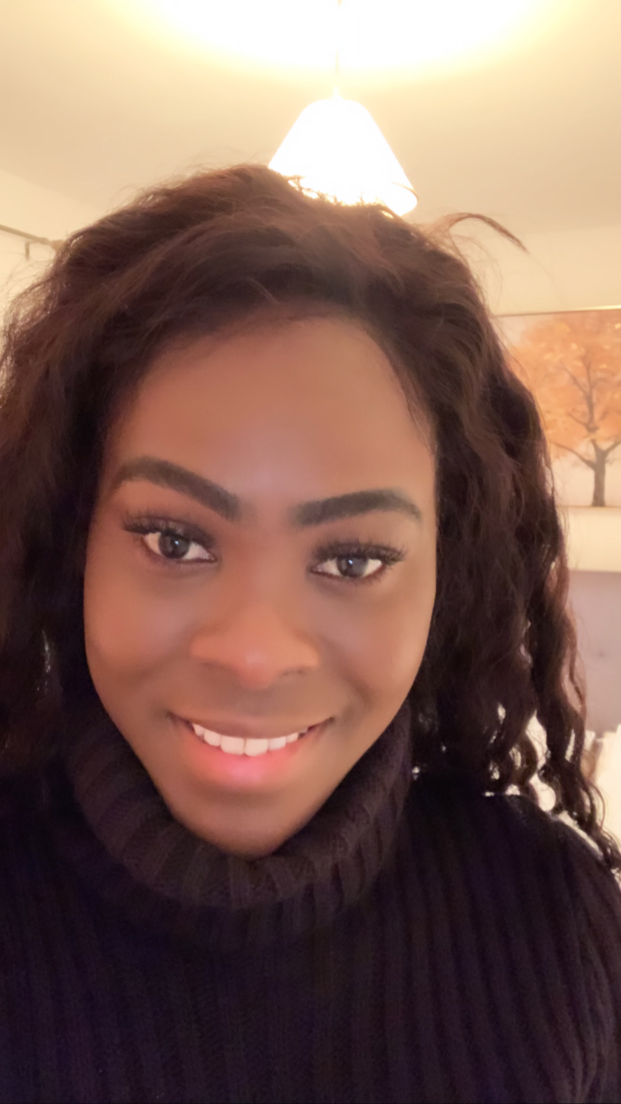
#> input picture Rosie.JPG, 1242 x 2208 px (shown at 1/2 size)
$ python getting_image_functions.py
#> lines starting #> are read from the running program, lines starting #| are printed output that depends on the picture
import numpy as np
import cv2

# how to read an image
img = cv2.imread('Rosie.JPG', 0)
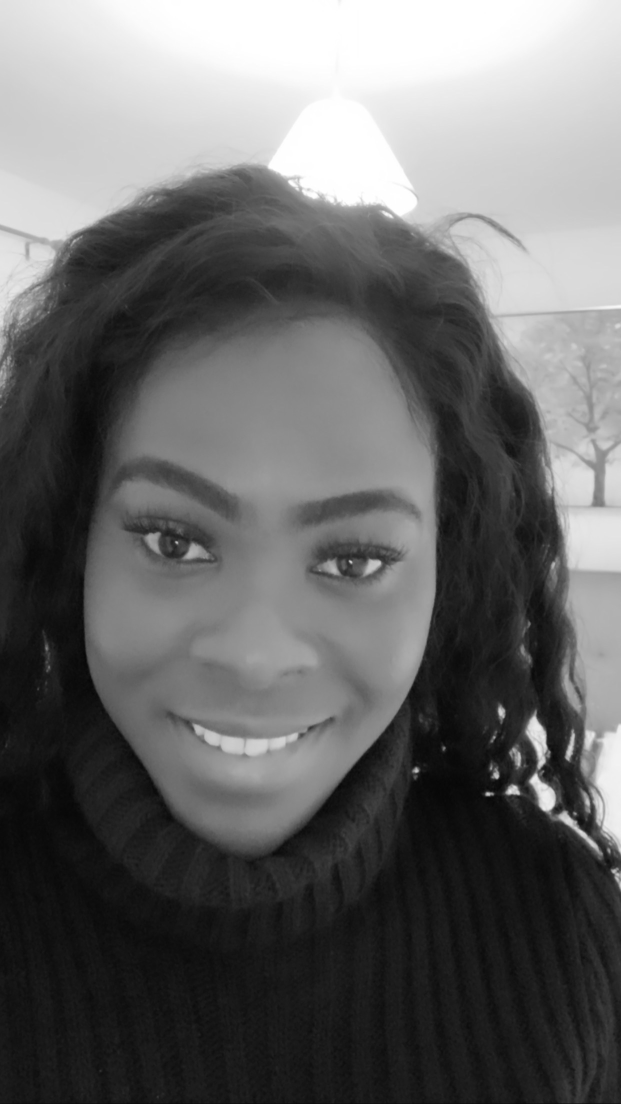
#> img: shape (2208, 1242) (shown at 1/2 size); min 6, max 255, mean 103.7
height, width = img.shape[:2]
#> height = 2208; width = 1242
# img = cv2.line(img, (0, 0), (255, 255), (144, 96, 44), 10)
# img = cv2.arrowedLine(img, (0, 255), (255, 255), (255, 0, 0), 10)

img = cv2.rectangle(img, (100, 100), (350, 250), (255, 0, 0), 10)
# img = cv2.circle(img, (447, 63), 63, (0, 255, 0), -1)
font = cv2.FONT_HERSHEY_COMPLEX
img = cv2.putText(img, 'Rosie Picture', (100, 400), font, 4, (255, 255, 255), 10, cv2.LINE_AA)
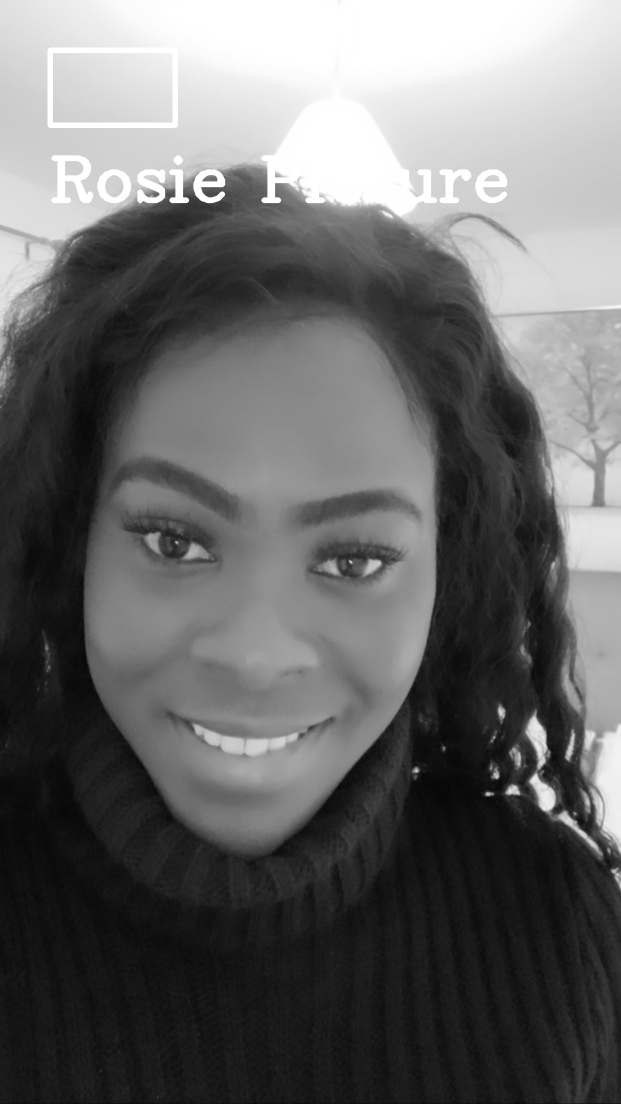
#> img: shape (2208, 1242) (shown at 1/2 size); min 6, max 255, mean 104.4
cv2.imshow('Test', img)

cv2.waitKey(0)
cv2.destroyAllWindows()

$ run again, with cars.jpg copied over Rosie.JPG
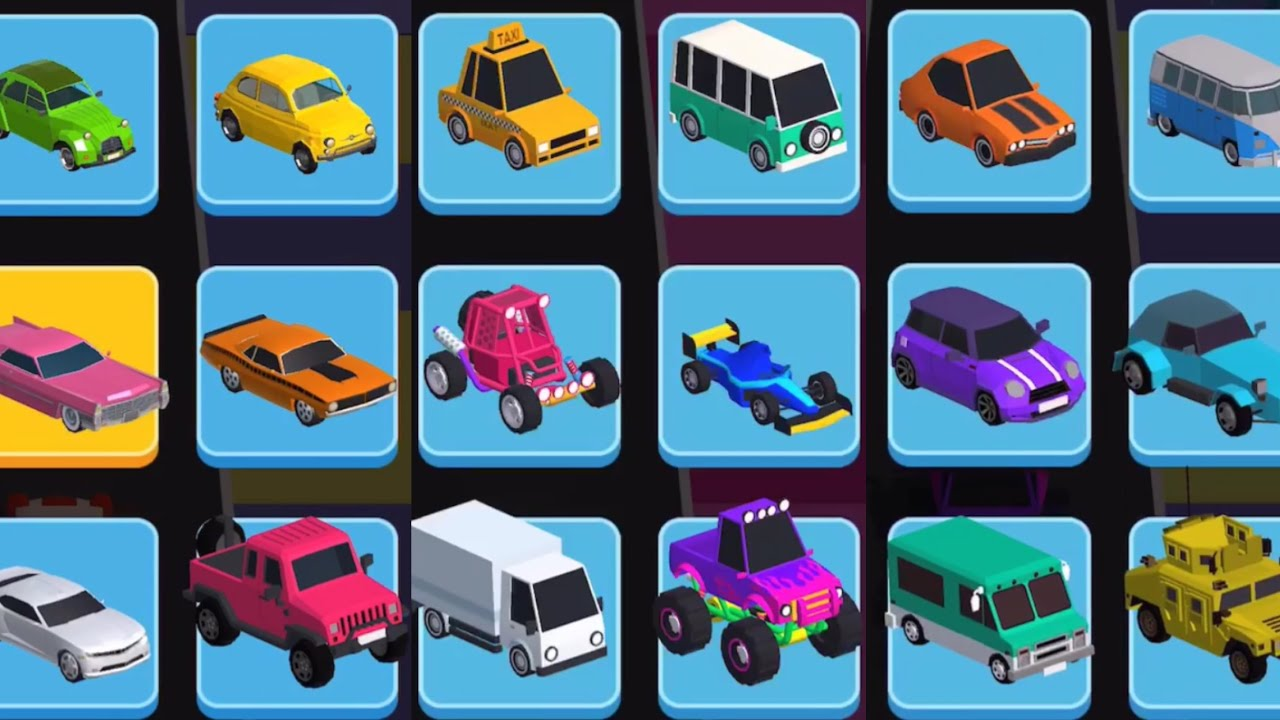
#> input picture cars.jpg, 1280 x 720 px
#> `img = cv2.imread('Rosie.JPG', 0)`:
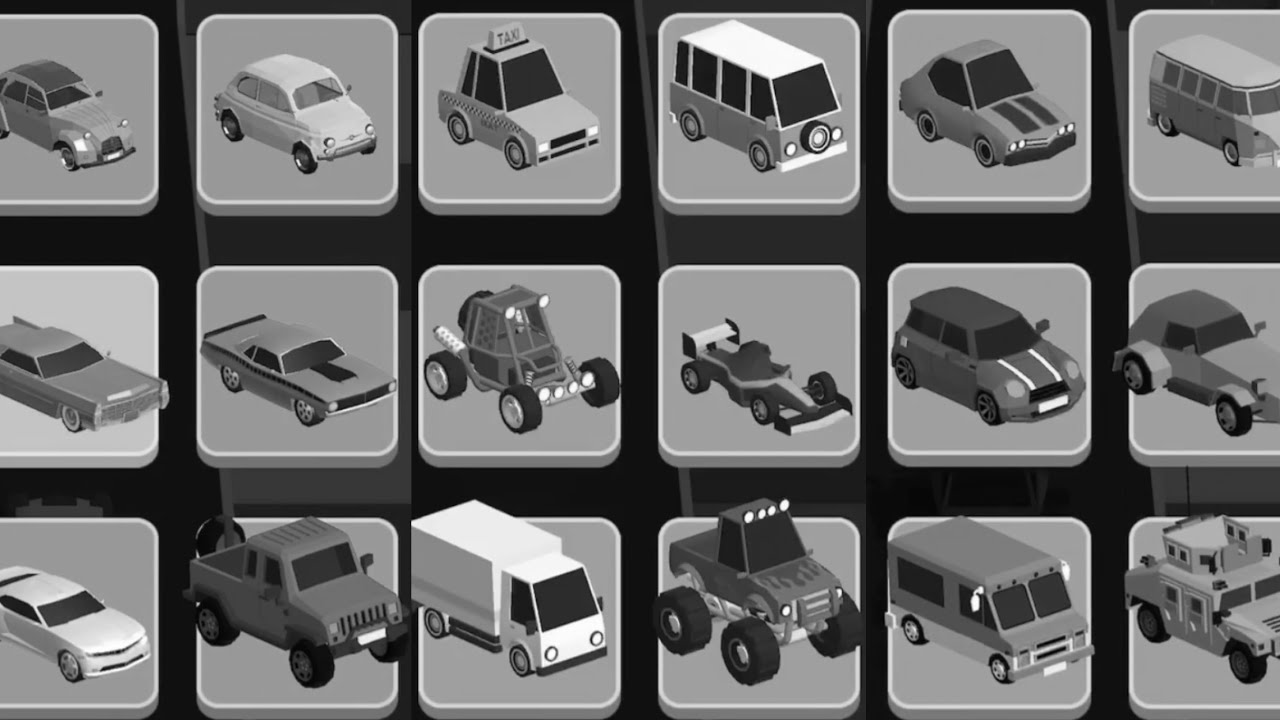
#> img: shape (720, 1280); min 0, max 255, mean 106.4
#> `img = cv2.putText(img, 'Rosie Picture', (100, 400), font, 4, (255, 255..`:
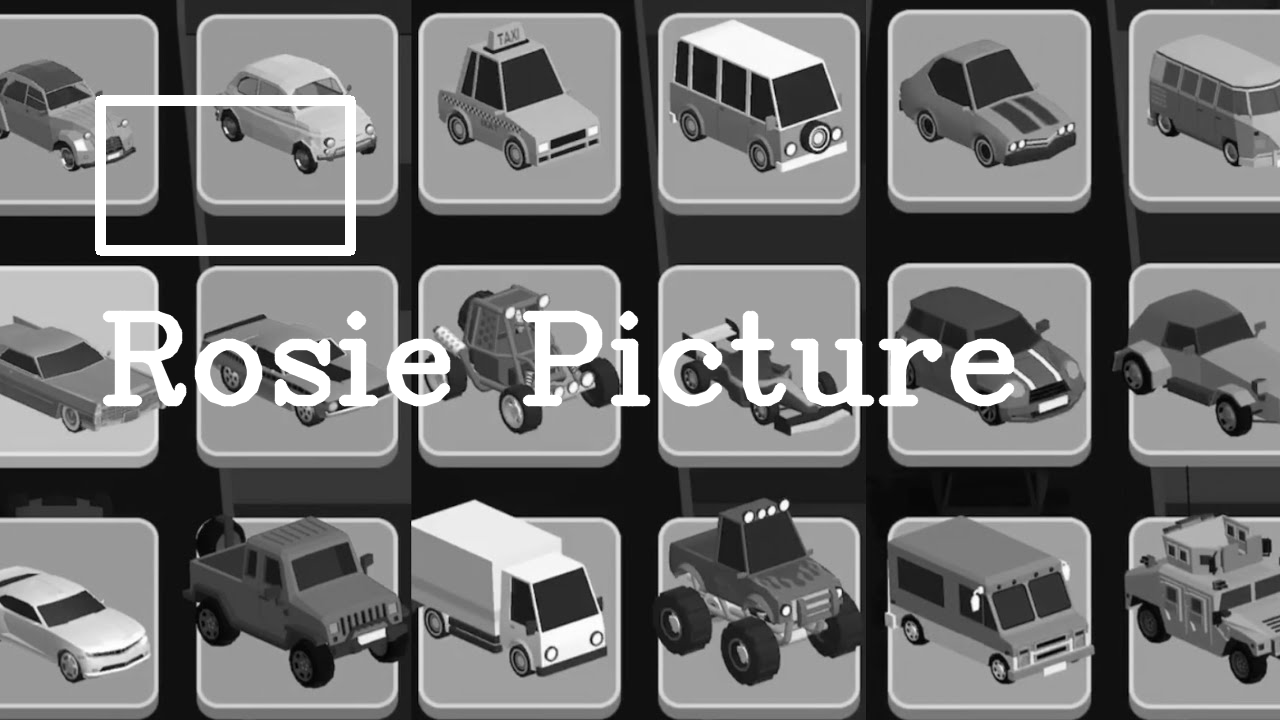
#> img: shape (720, 1280); min 0, max 255, mean 112.7

$ run again, with cars_1.jpg copied over Rosie.JPG
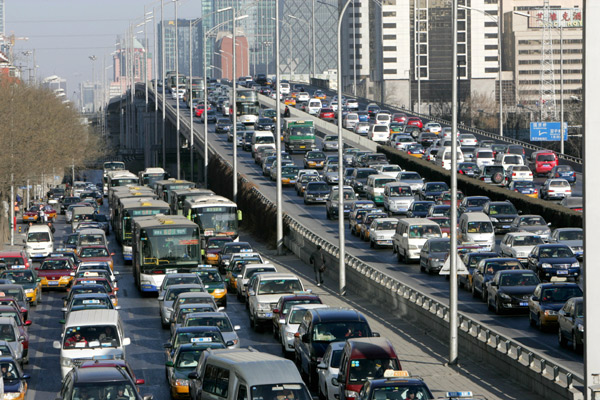
#> input picture cars_1.jpg, 600 x 400 px
#> `img = cv2.imread('Rosie.JPG', 0)`:
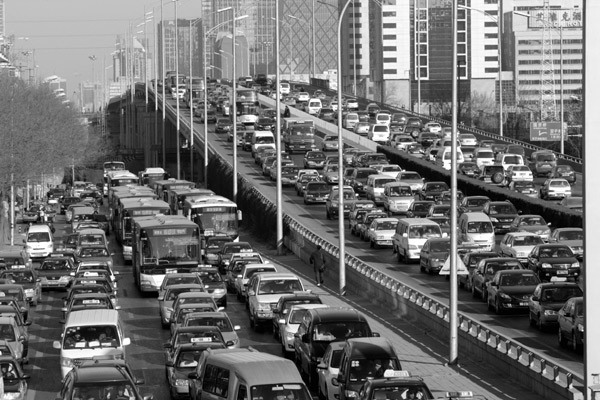
#> img: shape (400, 600); min 0, max 255, mean 111.7
#> `img = cv2.putText(img, 'Rosie Picture', (100, 400), font, 4, (255, 255..`:
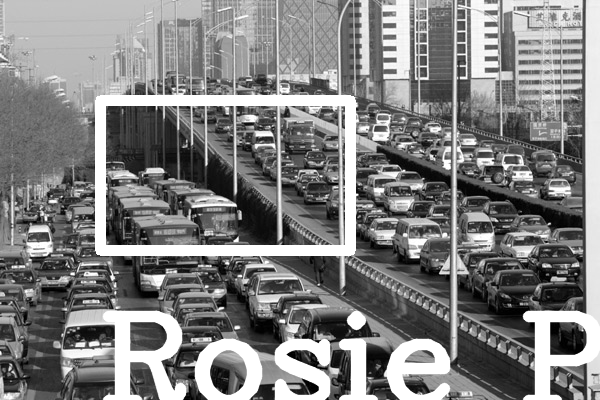
#> img: shape (400, 600); min 0, max 255, mean 128
